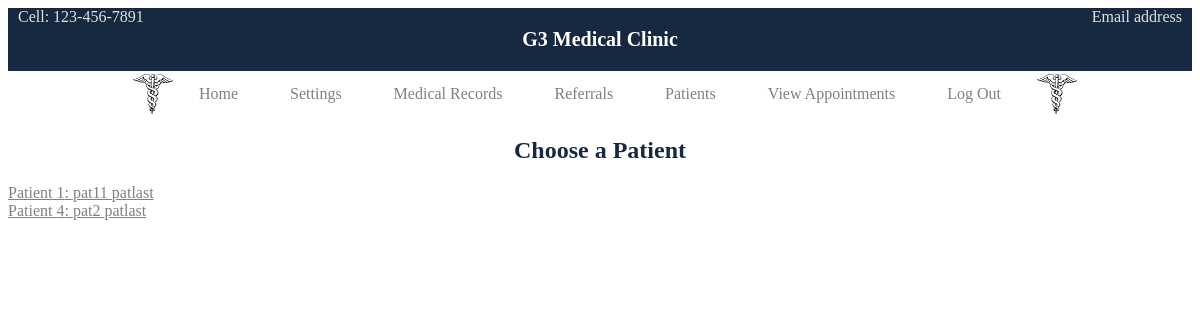
The app's page /medrecord.php (signed in) with its own data.
### tables this page shows
CREATE TABLE `Patient` (
  `patient_ID` int(11) NOT NULL,
  `ssn` int(11) NOT NULL,
  `f_name` varchar(20) NOT NULL,
  `m_name` varchar(20) DEFAULT NULL,
  `l_name` varchar(20) NOT NULL,
  `sex` char(1) NOT NULL,
  `pat_user` int(11) NOT NULL,
  `address_ID` int(11) NOT NULL,
  `clinic_ID` int(11) NOT NULL,
  `prim_doc_ID` int(11) NOT NULL,
  `deleted_flag` tinyint(1) NOT NULL DEFAULT 0
);

### includes/functions.inc.php (called while the page is built, shortened)
<?php
function getDocID($conn, $userID) {
  $sql = "SELECT * FROM Doctor WHERE doc_user = ? AND deleted_flag = false;";
  $stmt = mysqli_stmt_init($conn);
  if (!mysqli_stmt_prepare($stmt, $sql)) {
    header("location: medrecord.php?error=getdocidfailed");
    exit();
  }
  mysqli_stmt_bind_param($stmt, 'i', $userID);
  mysqli_stmt_execute($stmt);
  $result = mysqli_stmt_get_result($stmt);
  return $result;
}
function getDocPatients ($conn, $docID) {
  $sql = "SELECT pat_ID FROM Doctor_For_Patient WHERE doc_ID = ? AND deleted_flag = false;";
  $stmt = mysqli_stmt_init($conn);
  if (!mysqli_stmt_prepare($stmt, $sql)) {
    header("location: medrecord.php?error=getpatidsfailed");
    exit();
  }
  mysqli_stmt_bind_param($stmt, 'i', $docID);
  mysqli_stmt_execute($stmt);
  $result = mysqli_stmt_get_result($stmt);
  $rows = mysqli_fetch_all($result);
  $i = 0;
  while ($i < count($rows)) {
    $pats[$i] = intval($rows[$i][0]);
    $i = $i + 1;
  }
  $in = str_repeat('?, ', count($pats) - 1).'?';
  $types = str_repeat('i', count($pats));
  $sql2 = "SELECT * FROM Patient WHERE deleted_flag = false AND patient_ID IN ($in);";
  $stmt2 = mysqli_stmt_init($conn);
  if (!mysqli_stmt_prepare($stmt2, $sql2)) {
    header("location: viewappointments.php?error=getpatsstmtfailed");
    exit();
  }
  mysqli_stmt_bind_param($stmt2, $types, ...$pats);
  mysqli_stmt_execute($stmt2);
  $result2 = mysqli_stmt_get_result($stmt2);
  return $result2;
}

### medrecord.php (the view, shortened to what this page needs)
<?php
  include_once 'header.php';
  require_once 'includes/dbh.inc.php';
  require_once 'includes/functions.inc.php';
  if ($_SESSION["userRole"] === 'doctor') {
    $result = getDocID($conn, intval($_SESSION["userID"]));
    $docID = mysqli_fetch_assoc($result);
    $result2 = getDocPatients($conn, $docID["doc_ID"]);
  }
?>
<div class='choose-patient'>
  <h2>Choose a Patient</h2>
  <?php
    while ($row = mysqli_fetch_assoc($result2)) {
      $patID = $row["patient_ID"];
      $patFName = $row["f_name"];
      $patLName = $row["l_name"];
  ?>
  <a style='display: block;' href='viewmedrecord.php?patID=<?php echo $patID?>'>Patient <?php echo $patID?>: <?php echo $patFName?> <?php echo $patLName?></a>
</div>
<?php
    }
  include_once 'footer.php';
?>

### records on screen
patient: patient_ID "1", f_name "pat11", l_name "patlast"
patient: patient_ID "4", f_name "pat2", l_name "patlast"
